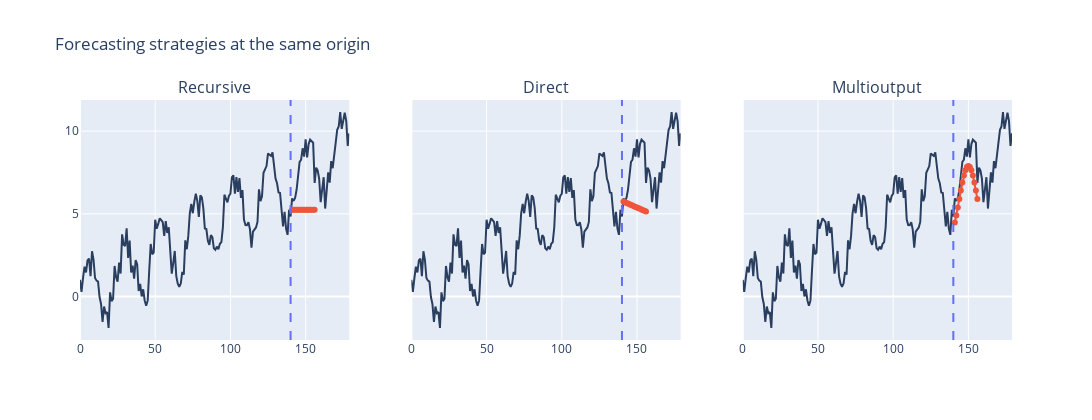

Notebook cell for this chart:
### Code cell
import numpy as np
import pandas as pd
import plotly.graph_objects as go
from plotly.subplots import make_subplots

np.random.seed(7)

# Synthetic seasonal series
n = 180
t = np.arange(n)
y = 0.05 * t + 2.0 * np.sin(2 * np.pi * t / 24) + np.random.normal(0, 0.6, n)

t0 = 140
h = 16
fh = np.arange(1, h + 1)

train_idx = np.arange(t0)
forecast_idx = t0 + fh

# Simple mock strategies
last_value = y[t0 - 1]
recursive_pred = np.full(h, last_value)

# Direct: linear extrapolation from last 24 points
coef = np.polyfit(t[t0-24:t0], y[t0-24:t0], 1)
direct_pred = coef[0] * forecast_idx + coef[1]

# Multioutput: moving average + seasonal continuation
seasonal = 2.0 * np.sin(2 * np.pi * forecast_idx / 24)
ma = np.mean(y[t0-12:t0])
multi_pred = ma + seasonal

preds = {
    "Recursive": recursive_pred,
    "Direct": direct_pred,
    "Multioutput": multi_pred,
}

fig = make_subplots(rows=1, cols=3, shared_yaxes=True, subplot_titles=list(preds.keys()))

for col, (name, pred) in enumerate(preds.items(), start=1):
    fig.add_trace(
        go.Scatter(x=t, y=y, mode="lines", name="Series", line=dict(color="#2a3f5f")),
        row=1,
        col=col,
    )
    fig.add_trace(
        go.Scatter(x=forecast_idx, y=pred, mode="markers+lines", name="Forecast", line=dict(color="#ef553b")),
        row=1,
        col=col,
    )
    fig.add_vline(x=t0, line_dash="dash", line_color="#636efa", row=1, col=col)

fig.update_layout(
    height=420,
    width=1100,
    showlegend=False,
    title="Forecasting strategies at the same origin",
)
fig.show()

### Figure 1 — Plotly figure (JSON) as saved in the notebook; plotly's stock layout.template omitted (floating-point values rounded to 4 significant figures; data arrays with more than 128 entries replaced by an {"elided": "..."} marker saying what was removed)
{"data": [{"line": {"color": "#2a3f5f"}, "mode": "lines", "name": "Series", "type": "scatter", "x": {"elided": "180 int values"}, "xaxis": "x", "y": {"elided": "180 float values"}, "yaxis": "y"}, {"line": {"color": "#ef553b"}, "mode": "markers+lines", "name": "Forecast", "type": "scatter", "x": [141, 142, 143, 144, 145, 146, 147, 148, 149, 150, 151, 152, 153, 154, 155, 156], "xaxis": "x", "y": [5.242, 5.242, 5.242, 5.242, 5.242, 5.242, 5.242, 5.242, 5.242, 5.242, 5.242, 5.242, 5.242, 5.242, 5.242, 5.242], "yaxis": "y"}, {"line": {"color": "#2a3f5f"}, "mode": "lines", "name": "Series", "type": "scatter", "x": {"elided": "180 int values"}, "xaxis": "x2", "y": {"elided": "180 float values"}, "yaxis": "y2"}, {"line": {"color": "#ef553b"}, "mode": "markers+lines", "name": "Forecast", "type": "scatter", "x": [141, 142, 143, 144, 145, 146, 147, 148, 149, 150, 151, 152, 153, 154, 155, 156], "xaxis": "x2", "y": [5.739, 5.699, 5.659, 5.619, 5.58, 5.54, 5.5, 5.461, 5.421, 5.381, 5.341, 5.302, 5.262, 5.222, 5.182, 5.143], "yaxis": "y2"}, {"line": {"color": "#2a3f5f"}, "mode": "lines", "name": "Series", "type": "scatter", "x": {"elided": "180 int values"}, "xaxis": "x3", "y": {"elided": "180 float values"}, "yaxis": "y3"}, {"line": {"color": "#ef553b"}, "mode": "markers+lines", "name": "Forecast", "type": "scatter", "x": [141, 142, 143, 144, 145, 146, 147, 148, 149, 150, 151, 152, 153, 154, 155, 156], "xaxis": "x3", "y": [4.483, 4.897, 5.38, 5.897, 6.415, 6.897, 7.312, 7.629, 7.829, 7.897, 7.829, 7.629, 7.312, 6.897, 6.415, 5.897], "yaxis": "y3"}], "layout": {"annotations": [{"font": {"size": 16}, "showarrow": false, "text": "Recursive", "x": 0.1444, "xanchor": "center", "xref": "paper", "y": 1.0, "yanchor": "bottom", "yref": "paper"}, {"font": {"size": 16}, "showarrow": false, "text": "Direct", "x": 0.5, "xanchor": "center", "xref": "paper", "y": 1.0, "yanchor": "bottom", "yref": "paper"}, {"font": {"size": 16}, "showarrow": false, "text": "Multioutput", "x": 0.8556, "xanchor": "center", "xref": "paper", "y": 1.0, "yanchor": "bottom", "yref": "paper"}], "height": 420, "shapes": [{"line": {"color": "#636efa", "dash": "dash"}, "type": "line", "x0": 140, "x1": 140, "xref": "x", "y0": 0, "y1": 1, "yref": "y domain"}, {"line": {"color": "#636efa", "dash": "dash"}, "type": "line", "x0": 140, "x1": 140, "xref": "x2", "y0": 0, "y1": 1, "yref": "y2 domain"}, {"line": {"color": "#636efa", "dash": "dash"}, "type": "line", "x0": 140, "x1": 140, "xref": "x3", "y0": 0, "y1": 1, "yref": "y3 domain"}], "showlegend": false, "title": {"text": "Forecasting strategies at the same origin"}, "width": 1100, "xaxis": {"anchor": "y", "domain": [0.0, 0.2889]}, "xaxis2": {"anchor": "y2", "domain": [0.3556, 0.6444]}, "xaxis3": {"anchor": "y3", "domain": [0.7111, 1.0]}, "yaxis": {"anchor": "x", "domain": [0.0, 1.0]}, "yaxis2": {"anchor": "x2", "domain": [0.0, 1.0], "matches": "y", "showticklabels": false}, "yaxis3": {"anchor": "x3", "domain": [0.0, 1.0], "matches": "y", "showticklabels": false}}}
